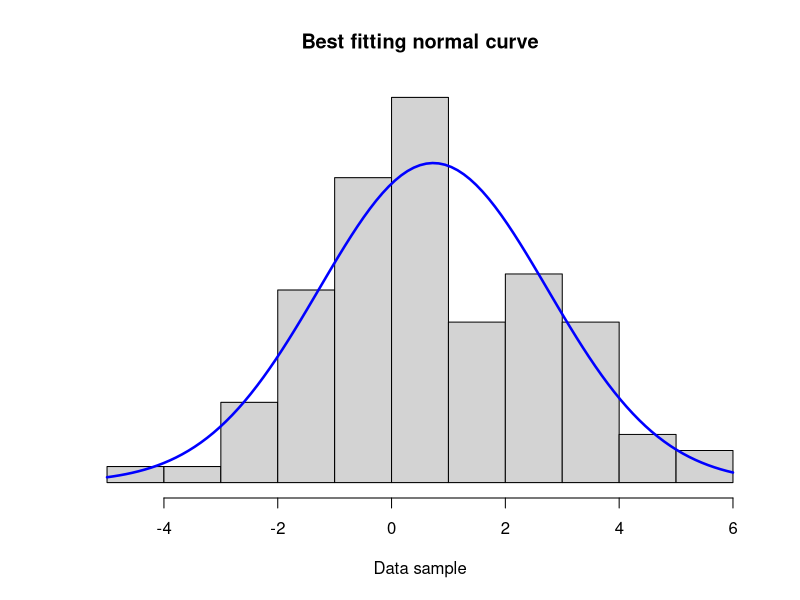
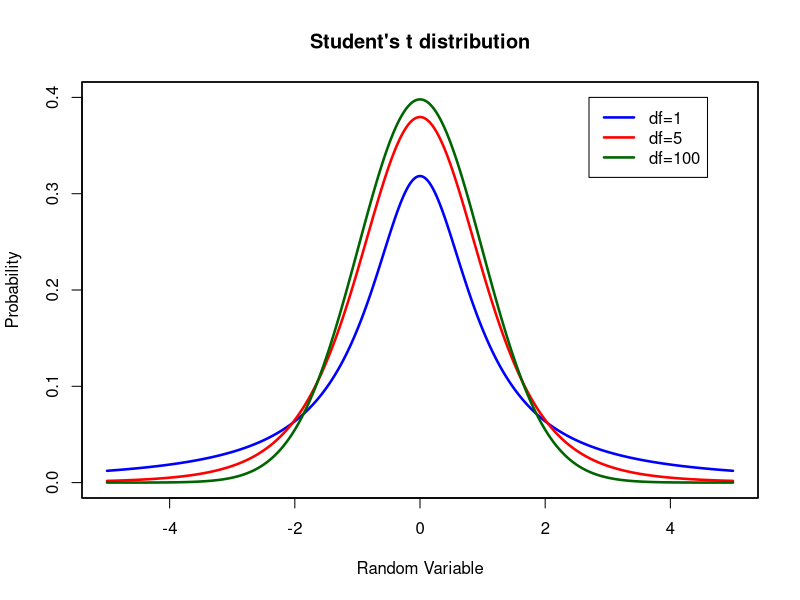
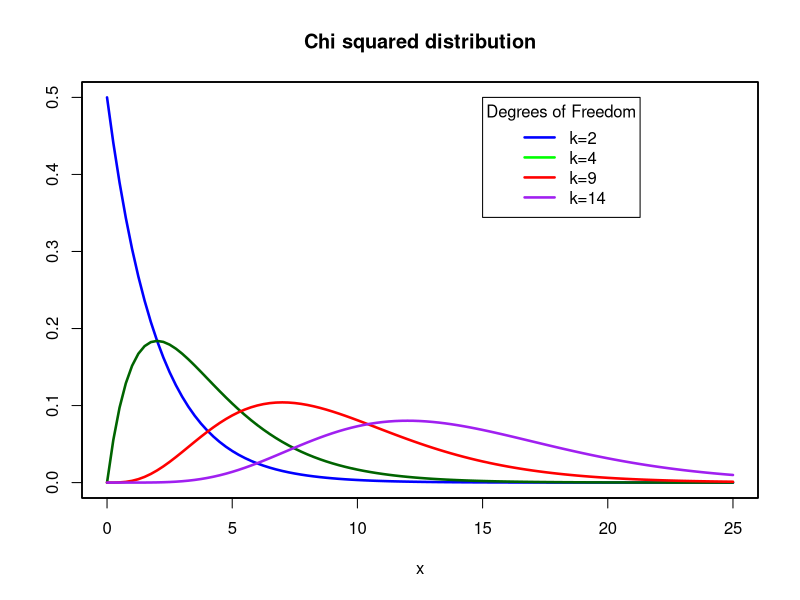
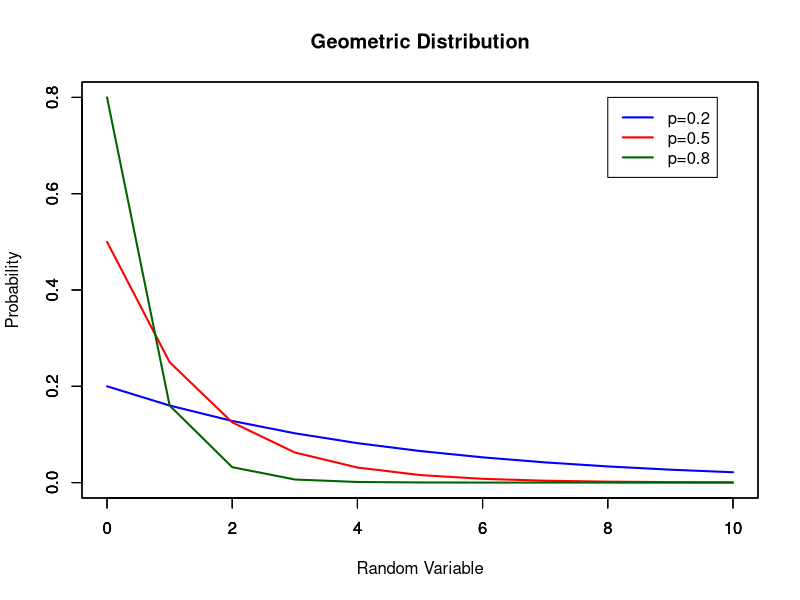
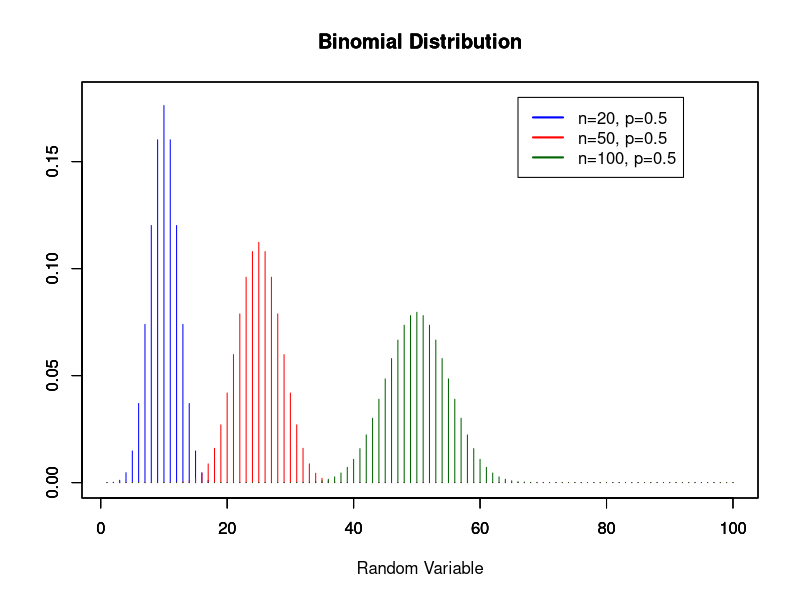
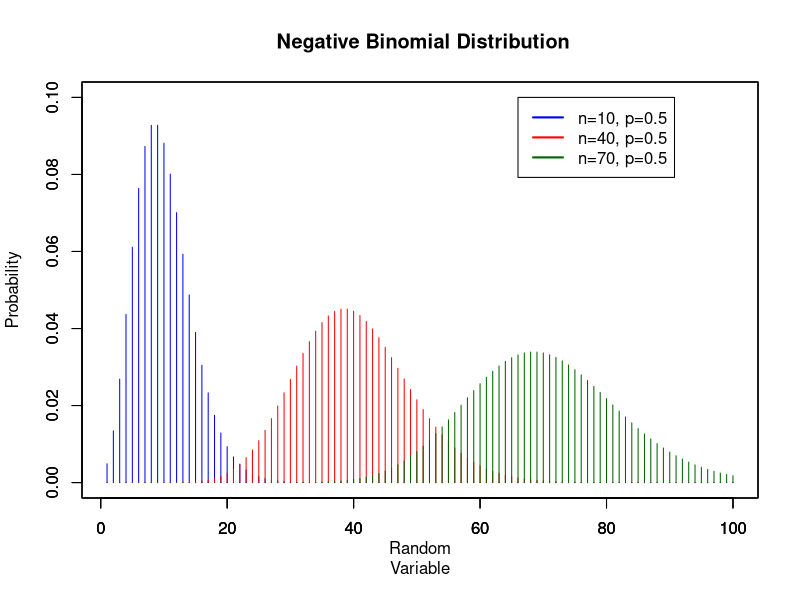
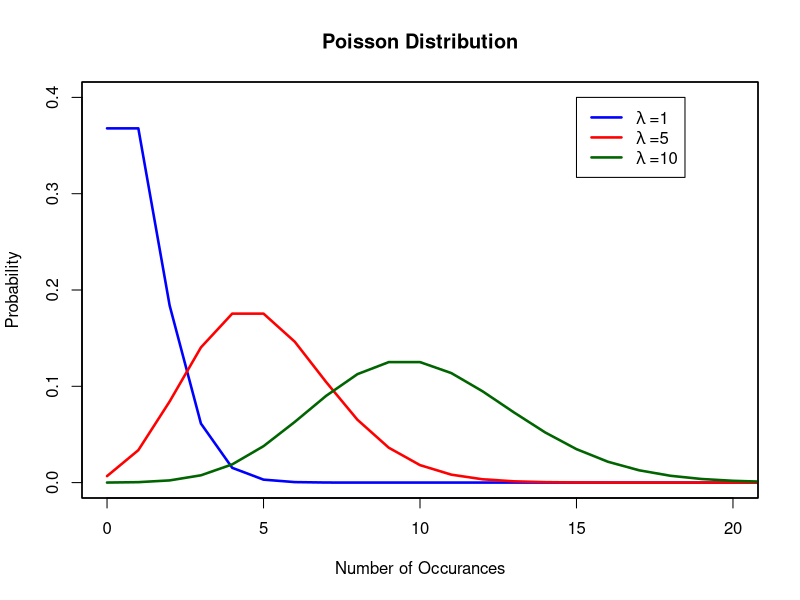

Write the R code that produced these figures, in order.
# Normal Distribution
sample <- rnorm(100, mean=1, sd=2)
hist(sample, prob=TRUE, yaxt='n', main="Best fitting normal curve", ylab="", xlab="Data sample")
curve(dnorm(x, mean=mean(sample), sd=sd(sample)), add=TRUE, col="blue", lwd=2.5)

# Student's t distribution
x <- seq(-5,5, by=0.01)
probt <- dt(x, df=1)
plot(x, probt, type='l', col='blue', main = "Student's t distribution",
     xlab = "Random Variable",xlim = c(-5,5), ylim=c(0, 0.4), lwd = 2.5, ylab = "Probability")
par(new=TRUE)
probt <- dt(x, df=5)
plot(x, probt, type='l', col='red', xlab = "", ylab='',xaxt = "n", yaxt="n",
     lwd = 2.5, xlim = c(-5,5), ylim=c(0, 0.4))
par(new=TRUE)
probt <- dt(x, df=100)
plot(x, probt, type='l', col='dark green', xlab = "", ylab='', xaxt = "n", yaxt="n",lwd = 2.5,
     xlim = c(-5,5), ylim=c(0, 0.4))
legend(2.7, 0.4, c("df=1", "df=5", "df=100"), lty=1, lwd= 2.5,col=c("blue","red", "dark green"))

# Chi-Squared
curve(dchisq(x, 2), main = "Chi squared distribution", xlim = c(0,25), ylim=c(0, 0.5), col='blue',
      lwd = 2.5, ylab='')
par(new=TRUE)
curve(dchisq(x, 4), xlim = c(0,25), ylim=c(0, 0.5),col='dark green',
      lwd = 2.5, xaxt = "n", yaxt="n", xlab = "", ylab='')
par(new=TRUE)
curve(dchisq(x, 9), xlim = c(0,25), ylim=c(0, 0.5),col='red',
      lwd = 2.5, xaxt = "n", yaxt="n", xlab = "", ylab='')
par(new=TRUE)
curve(dchisq(x, 14), xlim = c(0,25), ylim=c(0, 0.5),col='purple',
      lwd = 2.5, xaxt = "n", yaxt="n", xlab = "", ylab='')
legend(15, 0.5, title = "Degrees of Freedom",
       c("k=2", "k=4", "k=9", "k=14"),
       lty=1, lwd= 2.5,col=c("blue","green", "red", "purple"))

# Geometric
x <- seq(0,10, by=1)
probg <- dgeom(x, 0.2)
plot(x, probg, type='l', col='blue', lwd = 2, main = "Geometric Distribution",
     xlab = "Random Variable", ylab="Probability", ylim=c(0, 0.8),)
par(new=TRUE)
probg<- dgeom(x, 0.5)
plot(x, probg, type='l', col='red', lwd = 2, xlab="",ylab ="", ylim=c(0, 0.8))
par(new=TRUE)
probg <- dgeom(x, 0.8)
plot(x, probg, type='l', col='dark green', lwd =2, xlab="",ylab="", ylim=c(0, 0.8))
legend(8, 0.8, c("p=0.2","p=0.5","p=0.8"), lty=1, lwd= 2,col=c("blue","red", "dark green"))

# Binomial
x <- seq(1,100, by=1)
probx <- dbinom(x, 20, 0.5)
plot(x, probx, type='h', col='blue', main = "Binomial Distribution", xlab = "Random Variable",
     ylab="", ylim=c(0, 0.18))
par(new=TRUE)
probx <- dbinom(x, 50, 0.5)
plot(x, probx, type='h', col='red', main = "Binomial Distribution", xlab = "",
     ylab="", ylim=c(0, 0.18))
par(new=TRUE)
probx <- dbinom(x, 100, 0.5)
plot(x, probx, type='h', col='dark green', main = "Binomial Distribution", xlab = "", 
     ylab="", ylim=c(0, 0.18))
legend(66, 0.18, c("n=20, p=0.5","n=50, p=0.5","n=100, p=0.5"), lty=1, lwd= 2,
       col=c("blue","red", "dark green"))

# Negative Binomial
x <- seq(1,100, by=1)
probx <- dnbinom(x, 10, 0.5)
plot(x, probx, type='h', col='blue', main = " Negative Binomial Distribution", xlab = "Random
Variable", ylab="", ylim=c(0, 0.1))
par(new=TRUE)
probx <- dnbinom(x, 40, 0.5)
plot(x, probx, type='h', col='red', xlab = "", ylab="", ylim=c(0, 0.1))
par(new=TRUE)
probx <- dnbinom(x, 70, 0.5)
plot(x, probx, type='h', col='dark green', yaxt='n', xlab = "",
     ylab="Probability", ylim=c(0, 0.1))
legend(66, 0.1, c("n=10, p=0.5","n=40, p=0.5","n=70, p=0.5"), lty=1, lwd= 2,
       col=c("blue","red", "dark green"))

# Poisson
x <- seq(0,100, by=1)
probp <- dpois(x, 1)
plot(x, probp, type='l', col='blue', main = "Poisson Distribution",xlab = "Number of Occurances",
     xlim = c(0,20), ylim=c(0, 0.4), lwd = 2.5, ylab = "Probability")
par(new=TRUE)
probp <- dpois(x, 5)
plot(x, probp, type='l', col='red', xlab = "", ylab='',xaxt = "n", yaxt="n",
     xlim = c(0,20), ylim=c(0, 0.4), lwd = 2.5)
par(new=TRUE)
probp <- dpois(x, 10)
plot(x, probp, type='l', col='dark green', xlab = "", ylab='', xaxt = "n", yaxt="n",
     xlim = c(0,20), ylim=c(0, 0.4),lwd = 2.5)
legend(15, 0.4, c(expression(lambda~"=1"),expression(lambda~"=5"),expression(lambda~"=10")),
       lty=1, lwd= 2.5,col=c("blue","red", "dark green"))
